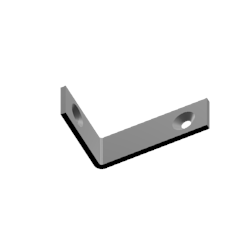
#> input picture research/cad_repo_project/bracket.png, 250 x 250 px, found by its file name
$ python threshin_rectify.py
#> lines starting #> are read from the running program, lines starting #| are printed output that depends on the picture; after the words box and inside, x2 and y2 are one past the last pixel; in counts of white or black regions, pixels touching at a corner belong together
from cv2 import cv2
import seaborn as sns
import matplotlib.pyplot as plt

sns.set()

thresh = 180
max_val = 255
dir = r"C:\Users\mhasa\Google Drive\Tutorial Corner\PYTH\PyCharm Projects\DeepLearningCV\research\cad_repo_project\bracket.png"

raw_img = cv2.imread(dir)
#> raw_img is the input picture: shape (250, 250, 3); min 0, max 255, mean 244.3
img = cv2.cvtColor(raw_img, cv2.COLOR_BGR2GRAY)

th, dst_bin = cv2.threshold(img.copy(),
                            thresh=thresh,
                            maxval=max_val,
                            type=cv2.THRESH_BINARY_INV)
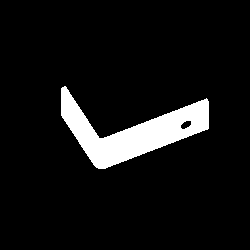
#> dst_bin: shape (250, 250); 7.6% white; 1 white region
#> th = 180
print(dst_bin.shape)
#| (250, 250)

# find all contours in the image
contours, hierarchy = cv2.findContours(dst_bin,
                                       cv2.RETR_EXTERNAL,
                                       cv2.CHAIN_APPROX_NONE)
#> contours = 1 contour; box (x1, y1, x2, y2) and area: (61, 86, 209, 169) 4613

# # then find bounding box ROI
# new_image = dst_bin.copy()
# print(new_image.shape)

# print(contours)

cv2.drawContours(raw_img, contours, -1, (0, 255, 0), 1)

# cv2.imshow("out", new_image)
plt.imshow(raw_img[:, :, ::-1])
#plt.show()
#%%

for cnt in contours:
    x, y, w, h = cv2.boundingRect(cnt)
    print(x, y, w, h)

    # extract the ROI
    pad = 0
    print("gone")
#> this loop made 1 pass
#> (x, y, w, h, pad) on pass 1: (61, 86, 148, 83, 0)
#| 61 86 148 83
#| gone
    # roi = new_image[y - pad:y + h + pad, x - pad:x + w + pad]

#%%
pad = 10
cv2.rectangle(raw_img, (x-pad, y-pad), (x+w+pad, y+h+pad), (255, 0, 0), 1)
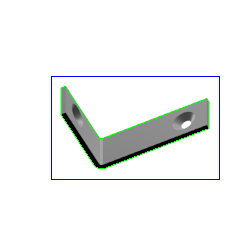
#> raw_img: shape (250, 250, 3); mean B, G, R 243.5, 242.9, 241.3
plt.imshow(raw_img[:, :, ::-1])
plt.show()
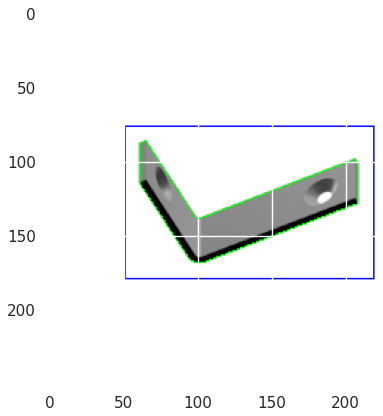
#> figure drawn by matplotlib, 1 panel
#%%

roi = raw_img[y - pad:y + h + pad, x - pad:x + w + pad]
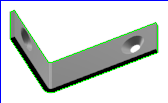
#> roi: shape (103, 168, 3); mean B, G, R 213.6, 215.3, 209.6
plt.imshow(roi[:, :, ::-1])
plt.show()
